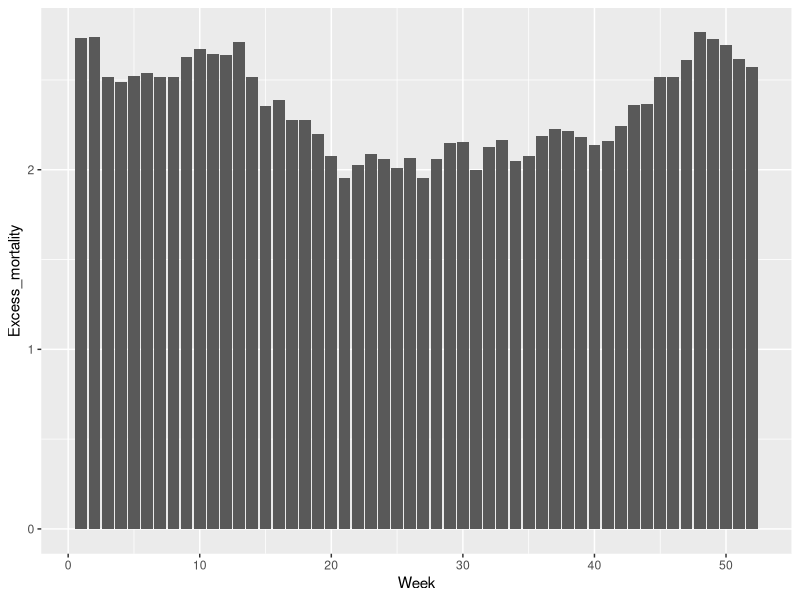

Recreate this plot in R.
# Load ggplot2
library(ggplot2)
library(readr)


# Create data
data <- read.csv("Data.csv")
  
#  data.frame(
#  name=c("A","B","C","D","E") ,  
#  value=c(3,12,5,18,45)
#)

# Barplot
ggplot(data, aes(x=Week,y=Excess_mortality)) + 
  geom_bar(stat = "identity")
